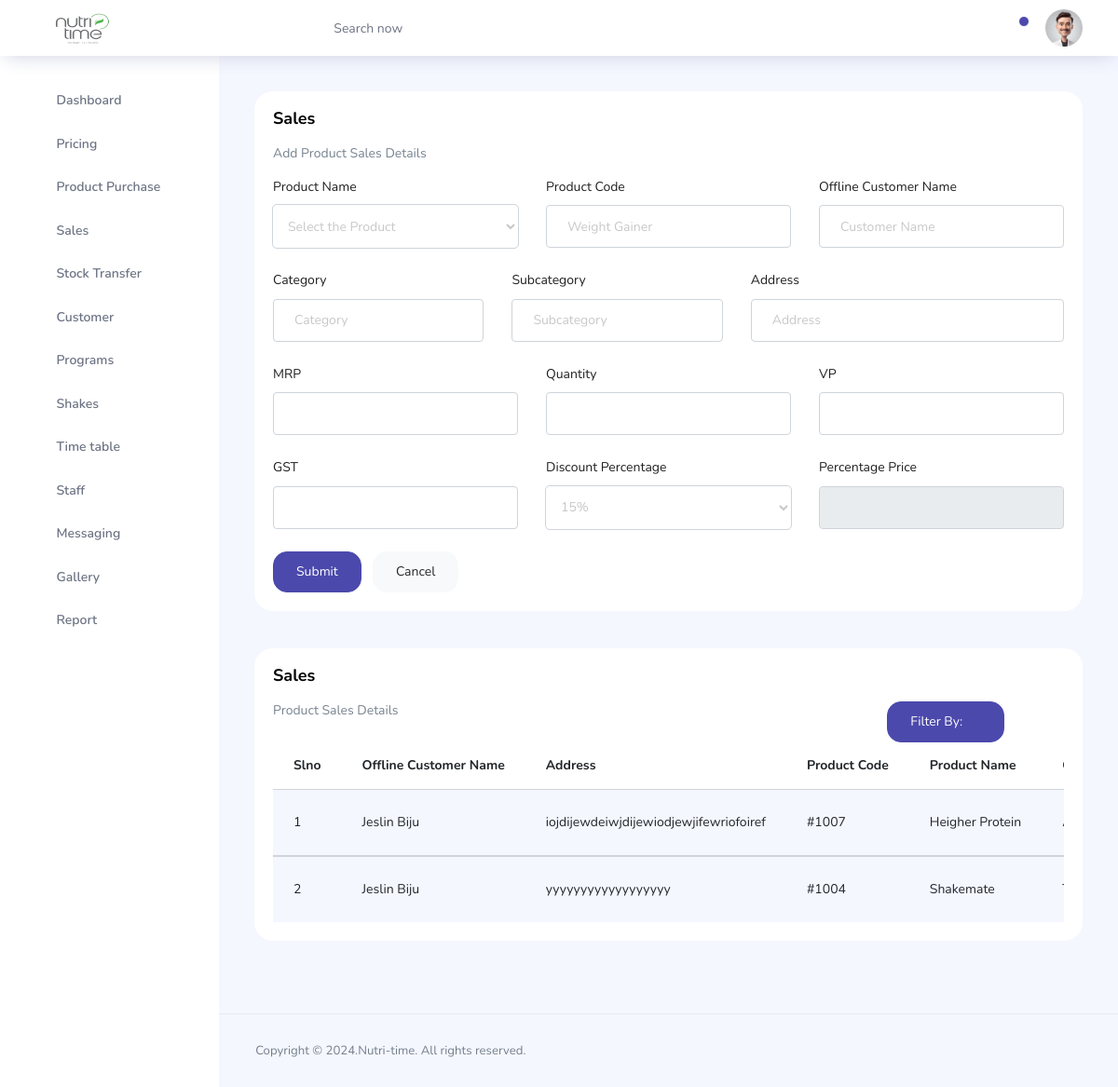
Page /Admin/pages/admin-sales.php (signed in) on the committed database.
### tables this page shows
CREATE TABLE `sales` (
  `sales_id` int(11) NOT NULL,
  `sales_proid` int(10) NOT NULL,
  `sales_procode` varchar(20) NOT NULL,
  `sales_proname` varchar(100) NOT NULL,
  `sales_procat` varchar(50) NOT NULL,
  `sales_prosubcat` varchar(50) NOT NULL,
  `sales_mrp` varchar(10) NOT NULL,
  `sales_quan` varchar(10) NOT NULL,
  `sales_vp` varchar(20) NOT NULL,
  `sales_gst` varchar(10) NOT NULL,
  `sales_dis` varchar(10) NOT NULL,
  `sales_dispri` varchar(11) NOT NULL,
  `sales_cus` varchar(100) NOT NULL,
  `sales_address` varchar(100) NOT NULL,
  `sales_total` varchar(20) NOT NULL
);

### Admin/pages/admin-sales.php (the view, shortened to what this page needs)
<?php
include './connect.php';
$sale_procode1 = $sale_proname1 = $sale_cus1 = $sale_procat1 = $sale_prosubcat1 = $sale_address1 ="";
?>
<!DOCTYPE html>
<html lang="en">
<head>
  <link rel="stylesheet" href="../vendors/feather/feather.css">
  <link rel="stylesheet" href="../vendors/ti-icons/css/themify-icons.css">
  <link rel="stylesheet" href="../vendors/css/vendor.bundle.base.css">
  <link rel="stylesheet" href="../vendors/select2/select2.min.css">
  <link rel="stylesheet" href="../vendors/select2-bootstrap-theme/select2-bootstrap.min.css">
  <link rel="stylesheet" href="../css/vertical-layout-light/style.css">
</head>
<body>
  <div class="container-scroller">
    <?php
    include './topbar.php';
    ?>
    <div class="main-panel">
      <div class="content-wrapper">
        <div class="row">
          <div class="col-12 grid-margin stretch-card">
            <div class="card">
              <div class="card-body">
                <h1 class="card-title">Sales</h1>
                <p class="card-description">Add Product Sales Details</p>
                <form method="post" class="forms-sample">
                  <div class="row">
                    <div class="col-lg col-md col-sm col-12">
                      <div class="form-group">
                        <label>Product Name</label>
                        <select class="form-control" name="proname" id="proname" onchange="updatePrice()">
                          <option selected>Select the Product</option>
                        </select>
                      </div>
                    </div>
                    <div class="col-lg col-md col-sm col-12">
                      <div class="form-group">
                        <label>Product Code</label>
                        <input type="text" class="form-control" placeholder="Weight Gainer" name="procode" id="procode" value="<?php echo $sale_procode1; ?>" required>
                      </div>
                    </div>
                    <div class="col-lg col-md col-sm col-12">
                      <div class="form-group">
                        <label>Offline Customer Name</label>
                        <input type="text" class="form-control" placeholder="Customer Name" name="provend" value="<?php echo $sale_cus1; ?>" required>
                      </div>
                    </div>
                  </div>
                  <div class="row">
                    <div class="col">
                      <div class="form-group">
                        <label>Category</label>
                        <input type="text" class="form-control" placeholder="Category" name="procat" id="procat" value="<?php echo $sale_procat1; ?>" required>
                      </div>
                    </div>
                    <div class="col">
                      <div class="form-group">
                        <label>Subcategory</label>
                        <input type="text" class="form-control" placeholder="Subcategory" name="prosubcat" id="prosubcat" value="<?php echo $sale_prosubcat1; ?>" required>
                      </div>
                    </div>
                    <div class="col-5">
                      <div class="form-group">
                        <label>Address</label>
                        <input type="text" class="form-control" placeholder="Address" name="proaddress" value="<?php echo $sale_address1; ?>" required>
                      </div>
                    </div>
                  </div>
                  <div class="row">
                    <div class="col">
                      <div class="form-group">
                        <label>MRP</label>
                        <input type="number" class="form-control" name="promrp" id="promrp" value="<?php echo $sale_mrp1; ?>" required>
                      </div>
                    </div>
                    <div class="col">
                      <div class="form-group">
                        <label>Quantity</label>
                        <input type="number" class="form-control" name="proquant" value="<?php echo $sale_quan1; ?>" required>
                      </div>
                    </div>
                    <div class="col">
                      <div class="form-group">
                        <label>VP</label>
                        <input type="number" class="form-control" name="provp" value="<?php echo $sale_vp1; ?>" required>
                      </div>
                    </div>
                  </div>
                  <div class="row">
                  <div class="col">
                      <div class="form-group">
                        <label>GST</label>
                        <input type="number" class="form-control" name="progst" value="<?php echo $sale_gst1; ?>" required>
                      </div>
                    </div>
                    <div class="col">
                      <div class="form-group">
                        <label>Discount Percentage</label>
                        <select class="form-control" name="shdiscount" id="shdiscount" onchange="updateDiscount()">
                          <option value="pro_dis15">15%</option>
                        </select>
                      </div>
                    </div>
                    <div class="col">
                      <div class="form-group">
                        <label>Percentage Price</label>
                        <input type="number" class="form-control" name="properprice" id="properprice" readonly value="<?php echo $sale_dispri1; ?>" required>
                      </div>
                    </div>
                  </div>
                  <input type="submit" class="btn btn-primary mr-2" name="submitp" value="Submit">
                  <button type="reset" class="btn btn-light">Cancel</button>
                </form>
              </div>
            </div>
          </div>
        </div>
        <div class="row ">
          <div class="col-lg-12 grid-margin stretch-card">
            <div class="card">
              <div class="card-body">
                <h4 class="card-title">Sales</h4>
                <div class="row">
                  <div class="col-md-9">
                    <p class="card-description">Product Sales Details</p>
                  </div>
                  <div class="col-md-3">
                    <div class="dropdown">
                      <button class="btn btn-primary dropdown-toggle" type="button" id="dropdownMenuButton" data-toggle="dropdown" aria-haspopup="true" aria-expanded="false">
                        Filter By:
                      </button>
                    </div>
                  </div>
                </div>
                <div class="table-responsive">
                  <table class="table table-striped">
                    <thead>
                      <tr>
                        <th>Slno</th>
                        <th>Offline Customer Name</th>
                        <th>Address</th>
                        <th>Product Code</th>
                        <th>Product Name</th>
                        <th>Category</th>
                      </tr>
                    </thead>
                    <?php
                    $sql = mysqli_query($conn, "SELECT * FROM sales ORDER BY sales_id ");
                    $serialNo = 1;
                    while ($row = mysqli_fetch_assoc($sql)) {
                      $sale_procode = $row['sales_procode'];
                      $sale_proname = $row['sales_proname'];
                      $sale_procat = $row['sales_procat'];
                      $sale_cus = $row['sales_cus'];
                      $sale_address = $row['sales_address'];
                    ?>
                      <tbody>
                        <tr>
                          <td class="py-1"><?php echo $serialNo++; ?></td>
                          <td><?php echo $sale_cus; ?></td>
                          <td><?php echo $sale_address; ?></td>
                          <td class="py-1">#<?php echo $sale_procode; ?></td>
                          <td><?php echo $sale_proname; ?></td>
                          <td><?php echo $sale_procat; ?></td>
                        </tr>
                      </tbody>
                    <?php
                    }
                    ?>
                  </table>
                </div>
              </div>
            </div>
          </div>
        </div>
      </div>
      <footer class="footer">
        <div class="d-sm-flex justify-content-center justify-content-sm-between">
          <span class="text-muted text-center text-sm-left d-block d-sm-inline-block">Copyright © 2024.Nutri-time. All rights reserved.</span>
        </div>
      </footer>
    </div>
  </div>
  </div>
</body>
</html>

### rows in the picture
sales: sales_cus "Jeslin Biju", sales_address "iojdijewdeiwjdijewiodjewjifewriofoiref", sales_procode "1007", sales_proname "Heigher Protein"
sales: sales_cus "Jeslin Biju", sales_address "yyyyyyyyyyyyyyyyyy", sales_procode "1004", sales_proname "Shakemate"
